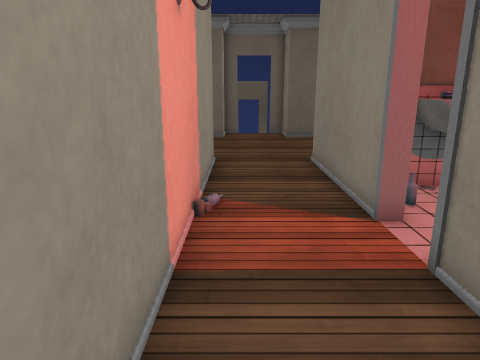
view 1 (above)

16 first-person views from a walk through a 3-D level made in the Unity game engine. The camera is 1.3 m above the floor, tilts 14° down and sees 70° across. The floor is counted in squares, 0.5 m on a side. Each view is taken from the middle of a square. On the plan, view 1 faces up. The plan holds only what a view shows up to about 20 squares ahead; the rest is blank. The place goes on beyond the plan. The player character is not drawn. Door leaves are left out, so doorways stand open. Some surface patterns are stand-ins.

view 2
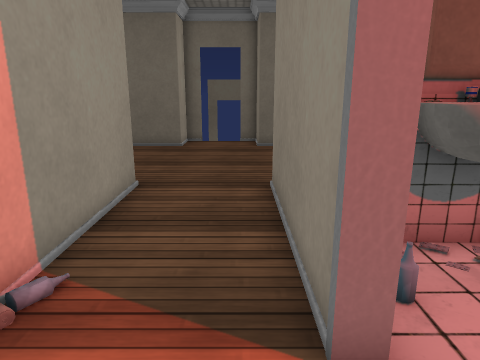

view 3
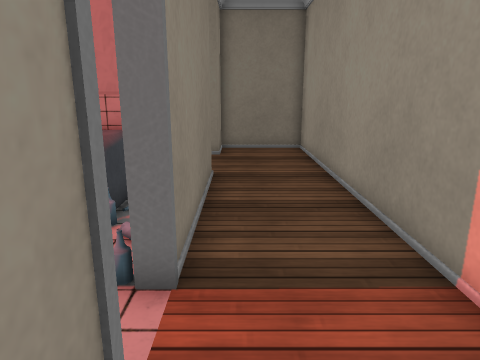

view 4
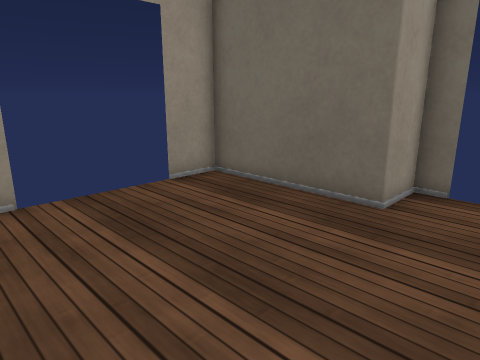

view 5
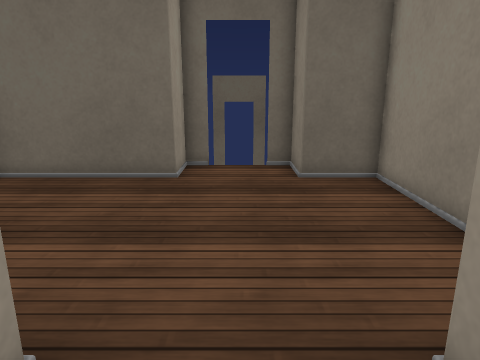

view 6
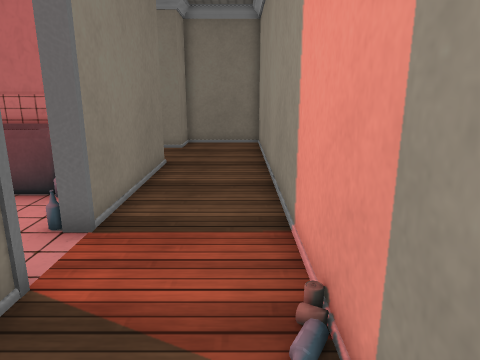

view 7
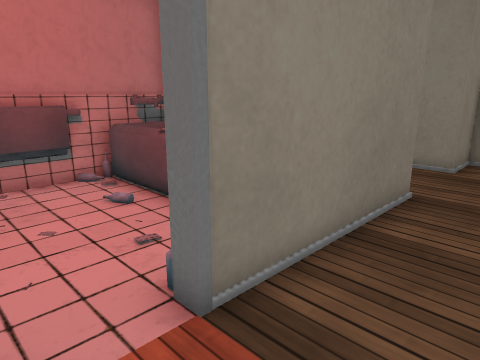

view 8
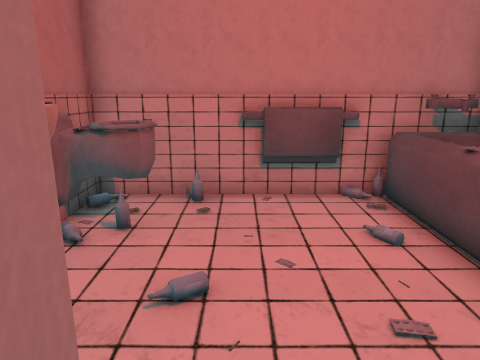

view 9
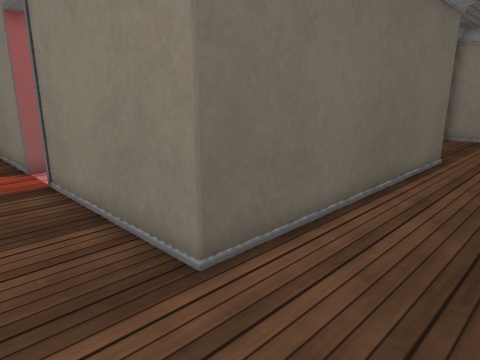

view 10
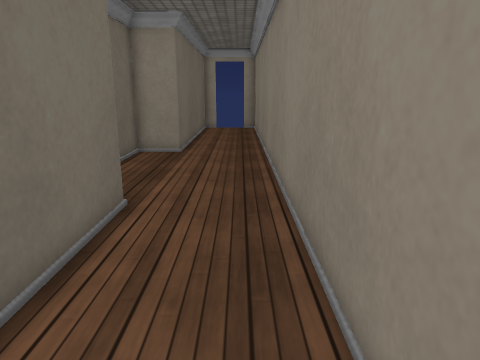

view 11
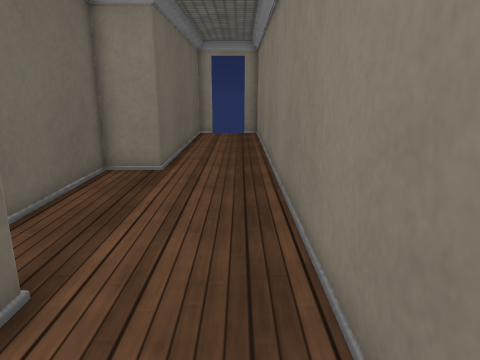

view 12
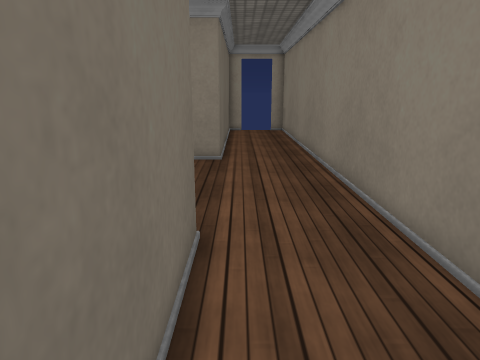

view 13
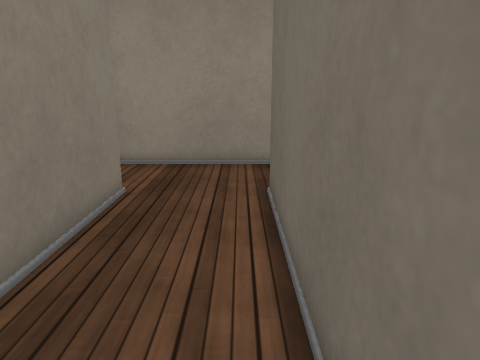

view 14
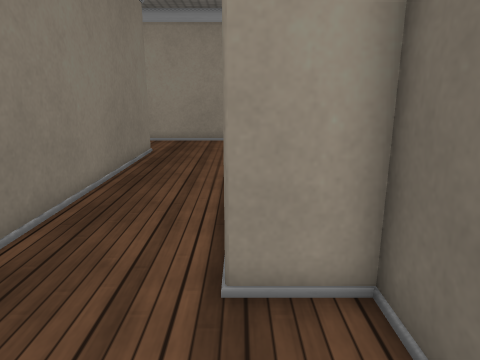

view 15
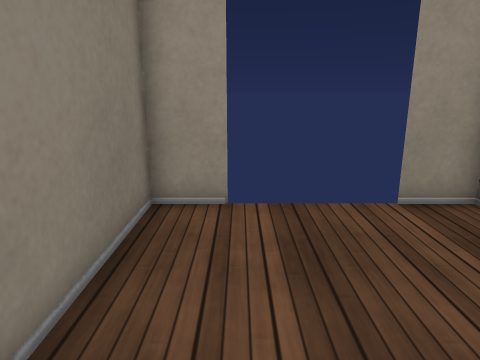

view 16
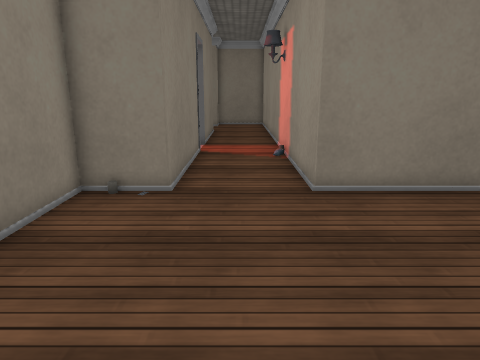

### Floor plan
Points are (right, up) in squares from view 1. A wall is a line through its corners. A room is listed if a view was taken in it or the views show most of it. See-through windows are left out.
Room 1 (views 1, 2, 3, 4, 5, 6, 7, 8, 9, 10, 11, 12, 13, 15, 16)
walls: (2.9, 6.8) (2.9, 13.8) (5.4, 13.8) (5.4, 21.8) (2.9, 21.8) (2.9, 23.8) (2, 23.8); (-7.1, 15.8) (-7.1, 13.8) (-1.1, 13.8) (-1.1, -8.2) (2.9, -8.2) (2.9, -6.2) (16.6, -6.2); (-0.1, 23.8) (-1.1, 23.8) (-1.1, 21.8) (-7.1, 21.8) (-7.1, 19.9); (14.9, -2.2) (2.9, -2.2) (2.9, 4.8)
ways out: opening at (15.7, -4) to room 2; open door at (3, 5.5)
Room 2 (view 14)
walls: (16.6, -6.2) (26.5, -6.2); (26.5, -2.2) (22.9, -2.2) (22.9, -0.2) (14.9, -0.2) (14.9, -2.2)
ways out: opening at (15.7, -4) to room 1

Where each view was taken, in squares from view 1:
view 1: 0 up, 0 right, facing up
view 2: 4 up, 2 right, facing up
view 3: 9 up, 2 right, facing down
view 4: 14 up, 2 right, facing up-left
view 5: 11 up, 1 right, facing up
view 6: 11 up, 0 right, facing down
view 7: 7 up, 0 right, facing down-right
view 8: 6 up, 2 right, facing right
view 9: 6 down, 0 right, facing up-right
view 10: 5 down, 7 right, facing right
view 11: 5 down, 11 right, facing right
view 12: 3 down, 9 right, facing right
view 13: 3 down, 12 right, facing left
view 14: 2 down, 19 right, facing left
view 15: 16 up, 1 right, facing left
view 16: 23 up, 1 right, facing down
